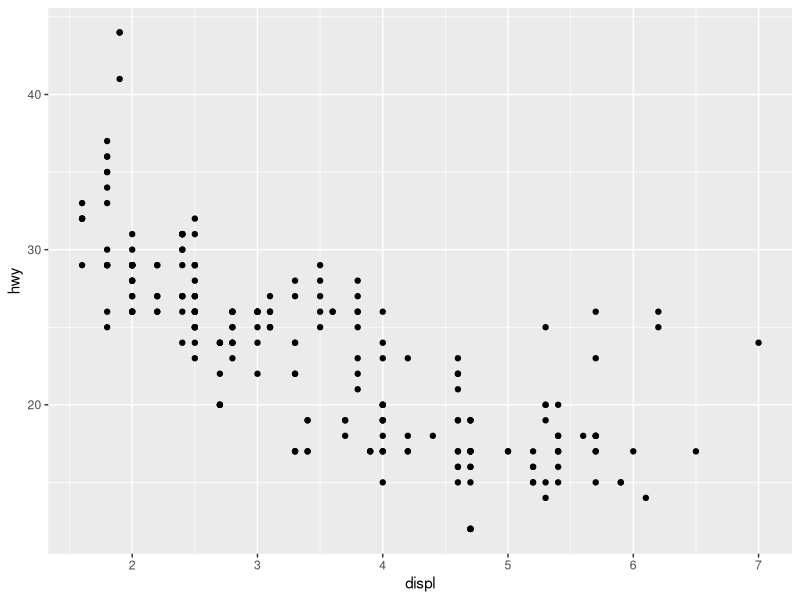
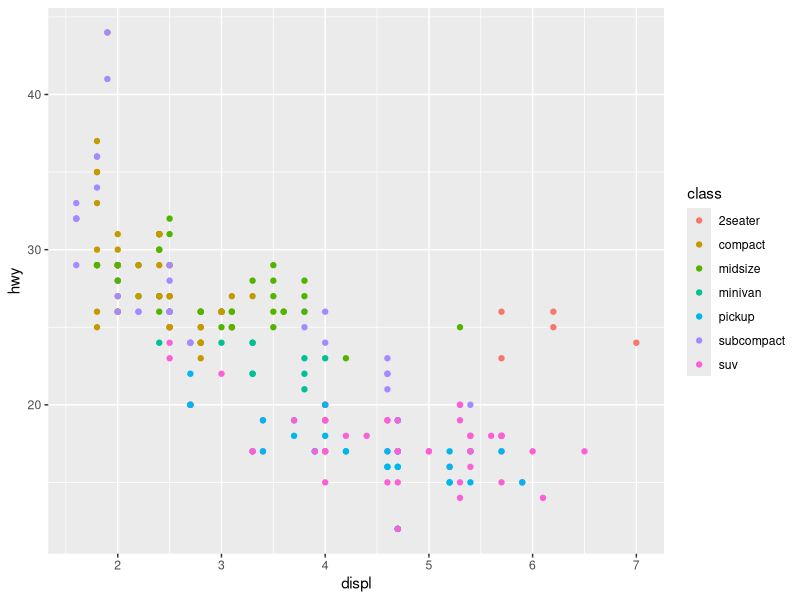
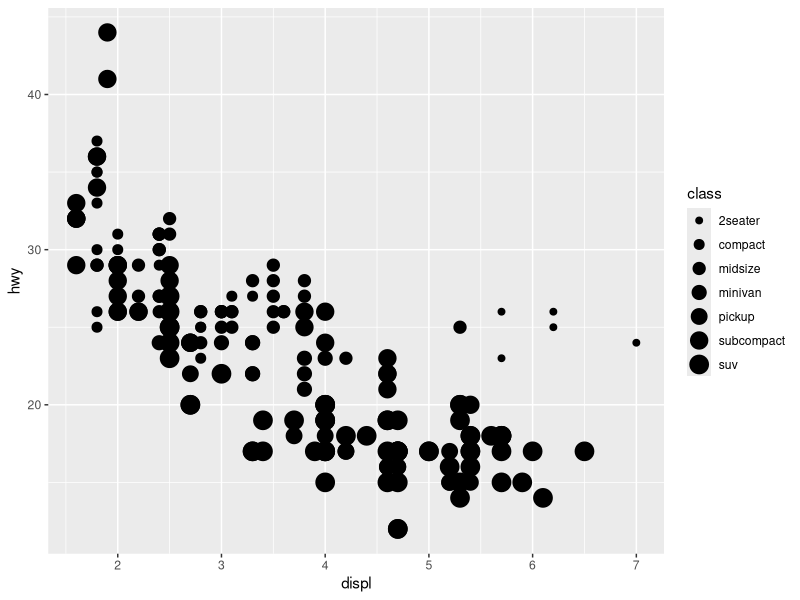
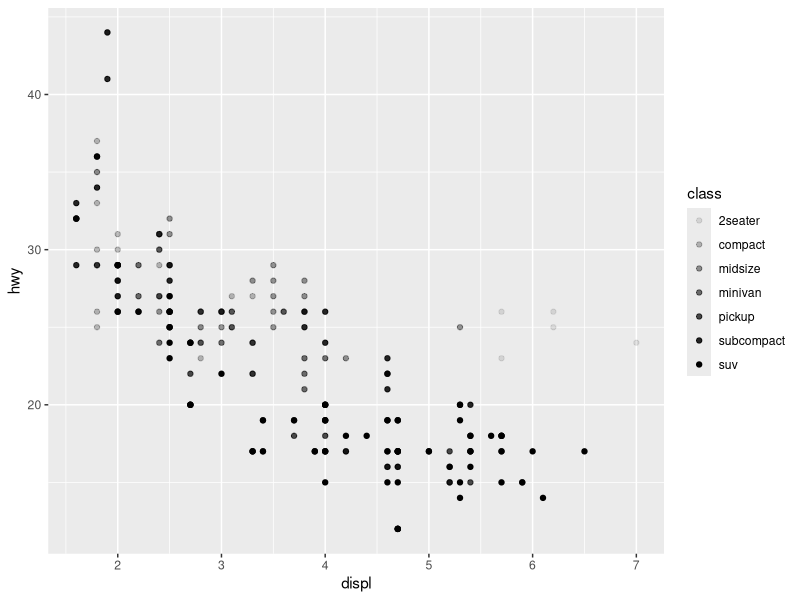
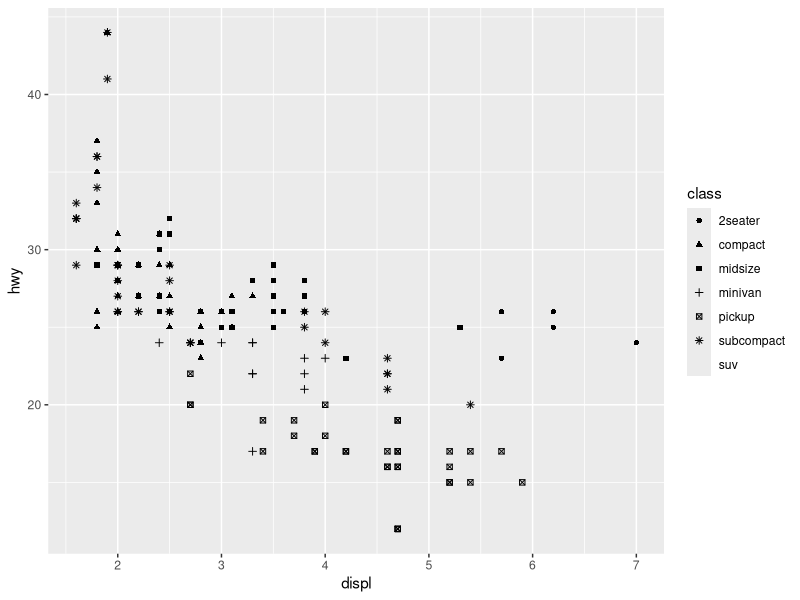
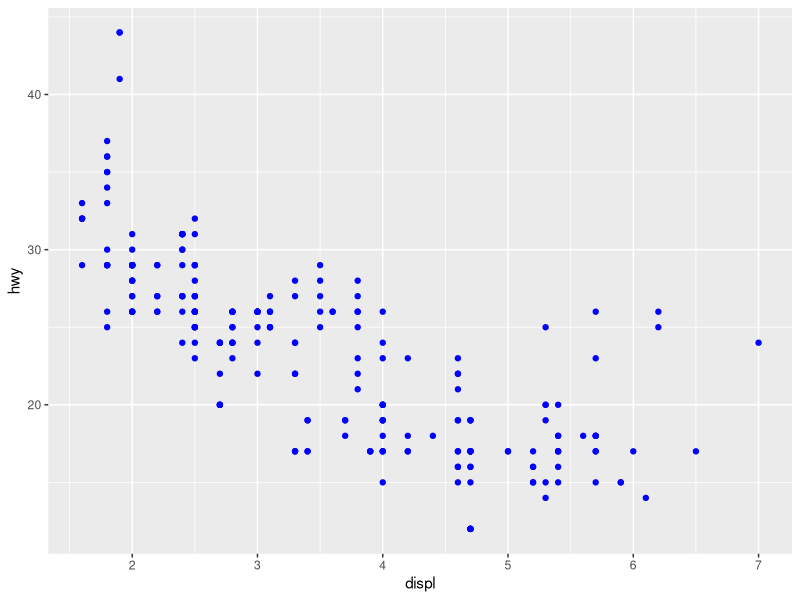
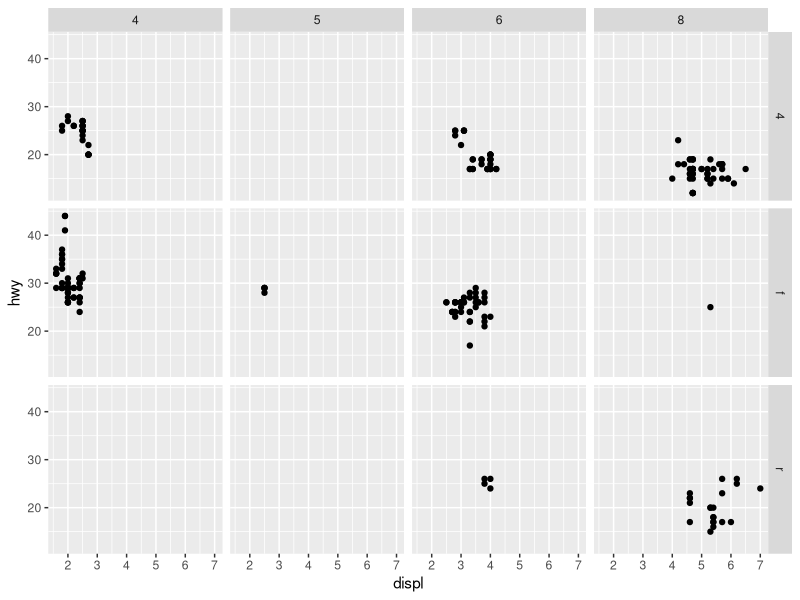
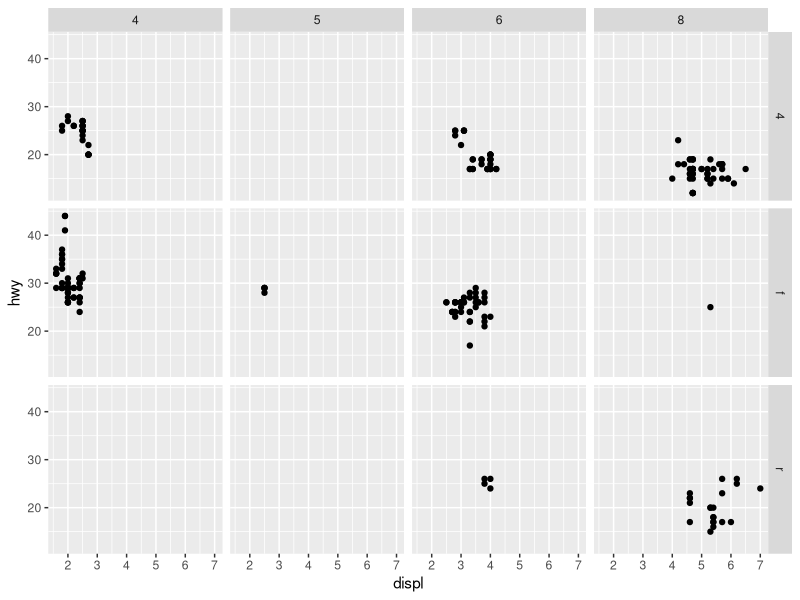

Source code (R) for these figures, in order:
# Grammar of Graphics
## R for Data Science
## (https://sulgik.github.io/r4ds/data-visualisation.html)
## (https://r4ds.had.co.nz/data-visualisation.html)

library(tidyverse)

##### 3.2 mpg dataframe ----
if(0)"
ggplot(data = <DATA>) +
  <GEOM_FUNCTION>(mapping = aes(<MAPPINGS>))
"
ggplot(data = mpg) +
    geom_point(mapping = aes(x = displ, y = hwy))

##### 3.3 심미성 maping ----
ggplot(data = mpg) +
    geom_point(mapping = aes(x = displ, y = hwy, color = class))

ggplot(data = mpg) +
    geom_point(mapping = aes(x = displ, y = hwy, size = class))
#> Warning: Using size for a discrete variable is not advised.

ggplot(data = mpg) +
    geom_point(mapping = aes(x = displ, y = hwy, alpha = class))
ggplot(data = mpg) +
    geom_point(mapping = aes(x = displ, y = hwy, shape = class))

ggplot(data = mpg) +
  geom_point(mapping = aes(x = displ, y = hwy), color = "blue")

##### 3.5 Facets ----
ggplot(data = mpg) +
  geom_point(mapping = aes(x = displ, y = hwy)) +
  facet_grid(drv ~ cyl)

ggplot(data = mpg) +
  geom_point(mapping = aes(x = displ, y = hwy)) +
  facet_grid(drv ~ cyl)

##### 3.6 Geometric objects ----
ggplot(data = mpg) +
  geom_point(mapping = aes(x = displ, y = hwy))
ggplot(data = mpg) +
  geom_smooth(mapping = aes(x = displ, y = hwy))

ggplot(data = mpg) +
  geom_smooth(mapping = aes(x = displ, y = hwy, linetype = drv))

ggplot(data = mpg) +
  geom_smooth(mapping = aes(x = displ, y = hwy))

ggplot(data = mpg) +
  geom_smooth(mapping = aes(x = displ, y = hwy, group = drv))

ggplot(data = mpg) +
  geom_smooth(
    mapping = aes(x = displ, y = hwy, color = drv),
    show.legend = FALSE
  )

ggplot(data = mpg) +
  geom_point(mapping = aes(x = displ, y = hwy)) +
  geom_smooth(mapping = aes(x = displ, y = hwy))

ggplot(data = mpg, mapping = aes(x = displ, y = hwy)) +
  geom_point() +
  geom_smooth()

ggplot(data = mpg, mapping = aes(x = displ, y = hwy)) +
  geom_point(mapping = aes(color = class)) +
  geom_smooth()

ggplot(data = mpg, mapping = aes(x = displ, y = hwy)) +
  geom_point(mapping = aes(color = class)) +
  geom_smooth(data = filter(mpg, class == "subcompact"), se = FALSE)
